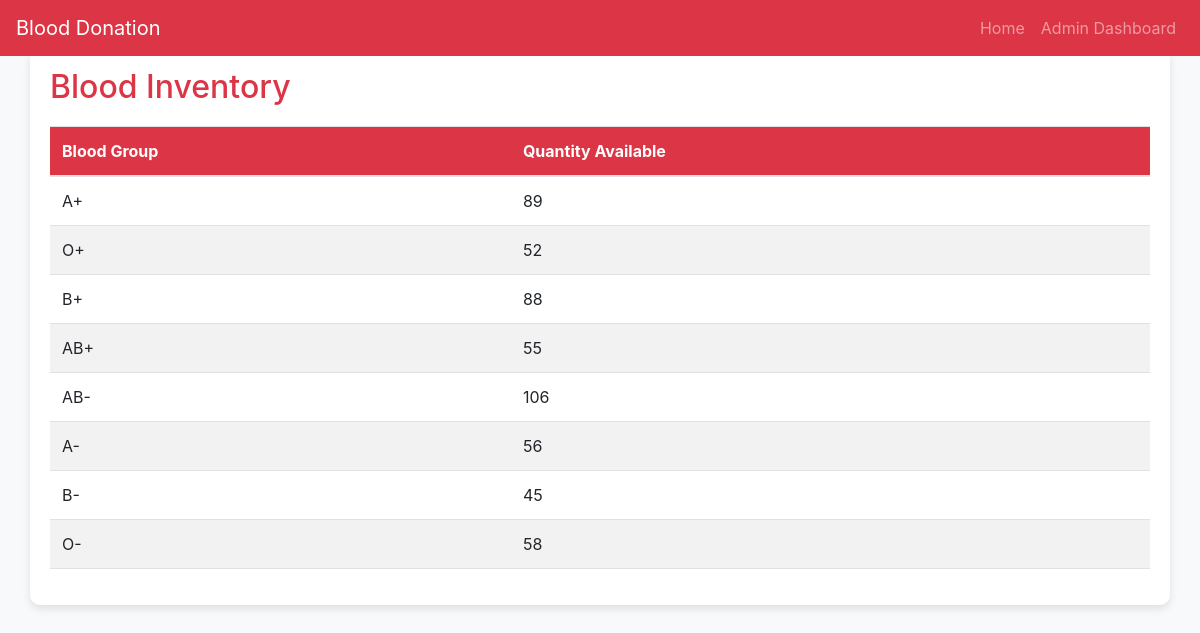
Page /blood_inventory on the committed database.
### app.py (models this page shows)
class BloodInventory(db.Model):
    id = db.Column(db.Integer, primary_key=True)
    blood_group = db.Column(db.String(5), nullable=False, unique=True)
    quantity = db.Column(db.Integer, nullable=False, default=0)

### app.py (the view)
@app.route('/blood_inventory')
def blood_inventory():
    blood_inventory_data = fetch_blood_inventory()
    return render_template('blood_inventory.html', blood_inventory=blood_inventory_data)

### app.py (called while the page is built)
def fetch_blood_inventory():
    blood_inventory_data = {}
    inventory_records = BloodInventory.query.all()
    for record in inventory_records:
        blood_inventory_data[record.blood_group] = record.quantity
    return blood_inventory_data

### templates/blood_inventory.html (shortened to what this page needs)
<!DOCTYPE html>
<html lang="en">
<head>
    <link rel="stylesheet" href="https://stackpath.bootstrapcdn.com/bootstrap/4.3.1/css/bootstrap.min.css">
</head>
<body>
    <nav class="navbar navbar-expand-lg navbar-dark fixed-top">
        <a class="navbar-brand" href="{{ url_for('index') }}">Blood Donation</a>
        <div class="collapse navbar-collapse" id="navbarNav">
            <ul class="navbar-nav ml-auto">
                <li class="nav-item">
                    <a class="nav-link" href="{{ url_for('index') }}">Home</a>
                </li>
                <li class="nav-item">
                    <a class="nav-link" href="{{ url_for('admin_dashboard') }}">Admin Dashboard</a>
                </li>
            </ul>
        </div>
    </nav>
    <div class="container mt-5">
        <h2>Blood Inventory</h2>
        <table class="table">
            <thead>
                <tr>
                    <th onclick="sortTable(0)">Blood Group</th>
                    <th onclick="sortTable(1)">Quantity Available</th>
                </tr>
            </thead>
            <tbody>
                {% for group, quantity in blood_inventory.items() %}
                    <tr>
                        <td>{{ group }}</td>
                        <td>{{ quantity }}</td>
                    </tr>
                {% endfor %}
            </tbody>
        </table>
    </div>
</body>
</html>

### templates/blood_inventory.html (style rules this page uses)
body { background-color: #f8f9fa; }
.container { background-color: #ffffff; padding: 20px; border-radius: 10px; box-shadow: 0 4px 8px rgba(0, 0, 0, 0.1); margin-top: 70px; }
h2 { color: #dc3545; }
table { width: 100%; margin-top: 20px; border-collapse: collapse; }
th, td { padding: 15px; text-align: left; border-bottom: 1px solid #dee2e6; }
th { background-color: #dc3545; color: #ffffff; }
tr:nth-child(even) { background-color: #f2f2f2; }
.navbar { background-color: #dc3545; }
.navbar-brand, .navbar-nav .nav-link { color: #ffffff; }

### rows in the picture
BloodInventory: blood_group "A+", quantity "89"
BloodInventory: blood_group "O+", quantity "52"
BloodInventory: blood_group "B+", quantity "88"
BloodInventory: blood_group "AB+", quantity "55"
BloodInventory: blood_group "AB-", quantity "106"
BloodInventory: blood_group "A-", quantity "56"
BloodInventory: blood_group "B-", quantity "45"
BloodInventory: blood_group "O-", quantity "58"
